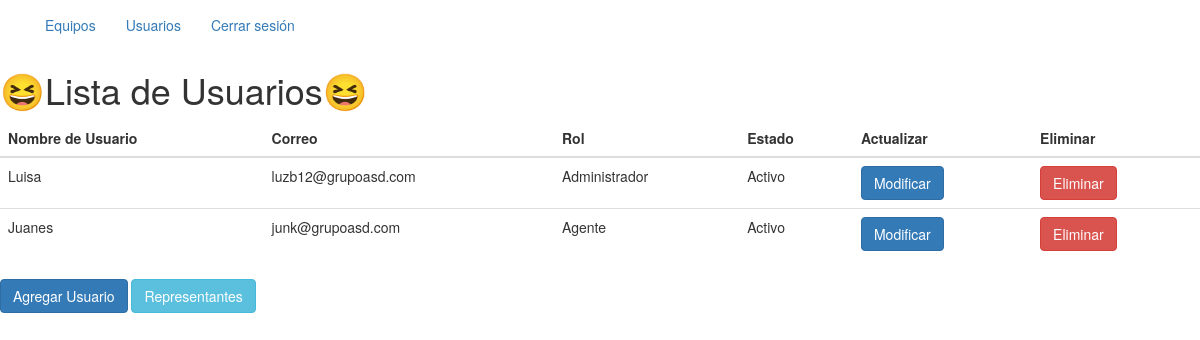
The page /usuarios/lista-usuarios (signed in) on the database as committed earlier.
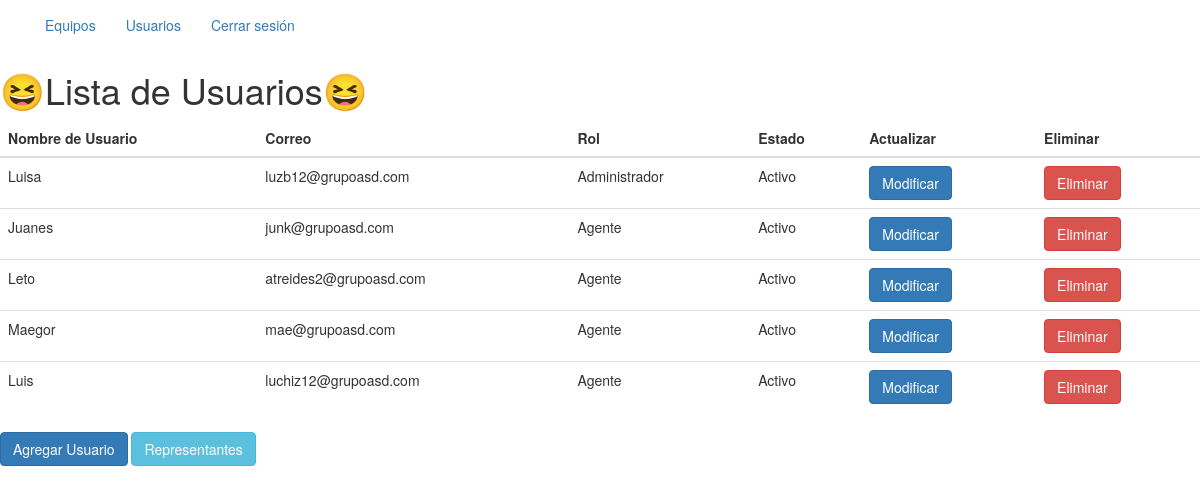
The same page on the database as committed later.
### app/models.py (models this page shows, shortened)
class Usuario(UserMixin, db.Model):
    __tablename__ = "usuario"
    id = db.Column(db.Integer, primary_key=True)
    userName = db.Column(db.String(100), unique=True, nullable=False)
    email = db.Column(db.String(120), unique=True, nullable=False)
    rol = db.Column(db.Enum(Rol), default=Rol.AGENTE)
    password = db.Column(db.String(128), nullable=False)
    estado = db.Column(db.Enum(Estado_usuario), default=Estado_usuario.ACTIVO)
    created_at = db.Column(db.DateTime, default=datetime.utcnow, nullable=False)
    updated_at = db.Column(db.DateTime, default=datetime.utcnow, onupdate=datetime.utcnow, nullable=False)

### app/usuarios/routes.py (the view)
@usuarios.route('/lista-usuarios')
@acceso_requerido(roles=["Administrador"])
@login_required
def lista_usuarios():
    try:
        usuarios = Usuario.query.all()
        return render_template('lista_usuarios.html', usuarios=usuarios)
    except Exception as e:
        flash(_("Error al obtener lista de usuarios: {}").format(e))
        return redirect(url_for('equipos.listar'))

### app/auth/routes.py (called while the page is built)
def acceso_requerido(roles=None):
    if roles is None:
        roles = []
    def decorador(f):
        @wraps(f)
        def decorated_function(*args, **kwargs):
            if current_user.is_authenticated is False:
                flash("Debes iniciar sesión para acceder a esta página")
                return redirect('/auth/login')
            if roles and current_user.rol.value not in roles:
                flash("No tienes permisos para acceder a esta página")
                return redirect('/auth/login')
            return f(*args, **kwargs)
        return decorated_function
    return decorador

### app/models.py (called while the page is built)
@login.user_loader
def user_loader(id):
    return Usuario.query.get(id)

### app/usuarios/templates/lista_usuarios.html (shortened to what this page needs)
{% extends "base.html" %} {% block content %}
<nav class="nav nav-inverse">
  <div class="container">
    <ul class="nav navbar-nav">
      <li><a href="/equipos/lista-equipos">Equipos</a></li>
      <li><a href="/usuarios/lista-usuarios">Usuarios</a></li>
      {% if current_user.is_authenticated %}
      <li>
        <a href="/auth/logout">Cerrar sesión</a>
      </li>
      {% else %}
      <li>
        <a href="/auth/logout">Cerrar sesión</a>
      </li>
      {% endif %}
    </ul>
  </div>
</nav>
<h1>😆Lista de Usuarios😆</h1>
<table class="table table-hover">
  <thead>
    <tr>
      <th>Nombre de Usuario</th>
      <th>Correo</th>
      <th>Rol</th>
      <th>Estado</th>
      <th>Actualizar</th>
      <th>Eliminar</th>
    </tr>
  </thead>
  <tbody>
    {% for usuario in usuarios %}
    <tr>
      <td>{{usuario.userName}}</td>
      <td>{{usuario.email}}</td>
      <td>{{usuario.rol.value}}</td>
      <td>{{usuario.estado.value}}</td>
      <td>
        <a href="/usuarios/restablecer-usuario/{{usuario.id}}" class="btn btn-primary">Modificar</a>
      </td>
      <td>
        <a href="/usuarios/eliminar-usuario/{{usuario.id}}" class="btn btn-danger">Eliminar</a>
      </td>
    </tr>
    {% endfor %}
  </tbody>
</table>
<div class="d-grid gap-2 col-6 mx-auto">
  <a href="/usuarios/crear-usuario" class="btn btn-primary">Agregar Usuario</a>
  <a href="/representantes/lista_representantes" class="btn btn-info">Representantes</a>
</div>
{% endblock%}

### app/templates/base.html (shortened to what this page needs)
{% extends 'bootstrap/base.html' %}
{% block head %}
    {{ super() }}
{% endblock %}
{% block body %}
       {% block content %}
       {% endblock %}
{% endblock %}

Rows that differ between the two databases and show on the page:
added Usuario: userName "Leto", email "atreides2@grupoasd.com", rol.value "Agente", estado.value "Activo"
added Usuario: userName "Maegor", email "mae@grupoasd.com", rol.value "Agente", estado.value "Activo"
added Usuario: userName "Luis", email "luchiz12@grupoasd.com", rol.value "Agente", estado.value "Activo"
